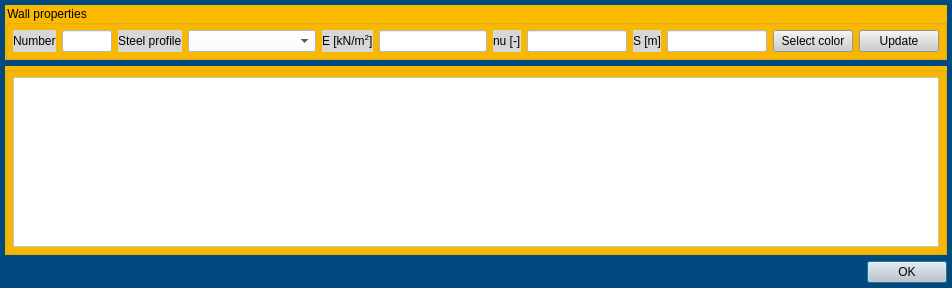
<?xml version="1.0" encoding="UTF-8"?>
<ui version="4.0">
 <class>Dialog</class>
 <widget class="QDialog" name="Dialog">
  <property name="geometry">
   <rect>
    <x>0</x>
    <y>0</y>
    <width>952</width>
    <height>288</height>
   </rect>
  </property>
  <property name="windowTitle">
   <string>Dialog</string>
  </property>
  <property name="styleSheet">
   <string notr="true">QWidget{background-color: rgb(0, 74, 127);}

QTableWidget{background-color: rgb(255, 255, 255);}

QCheckBox{background-color: rgb(255, 255, 255);}

QComboBox{background-color: rgb(255, 255, 255);}

QWidget#widget{background-color: rgb(255, 255, 255);}

QGroupBox{background-color: rgb(251, 185, 0);}

QPushButton{background-color: rgb(205, 205, 205);}

QLineEdit{background-color:rgb(255, 255, 255);}

QLabel{background-color:rgb(215, 215, 215);}</string>
  </property>
  <layout class="QVBoxLayout" name="verticalLayout">
   <property name="leftMargin">
    <number>5</number>
   </property>
   <property name="topMargin">
    <number>5</number>
   </property>
   <property name="rightMargin">
    <number>5</number>
   </property>
   <property name="bottomMargin">
    <number>5</number>
   </property>
   <item>
    <widget class="QGroupBox" name="groupBox">
     <property name="title">
      <string>Wall properties</string>
     </property>
     <layout class="QHBoxLayout" name="horizontalLayout_2">
      <property name="leftMargin">
       <number>5</number>
      </property>
      <property name="topMargin">
       <number>5</number>
      </property>
      <property name="rightMargin">
       <number>5</number>
      </property>
      <property name="bottomMargin">
       <number>5</number>
      </property>
      <item>
       <layout class="QHBoxLayout" name="horizontalLayout">
        <item>
         <widget class="QLabel" name="label_3">
          <property name="text">
           <string>Number</string>
          </property>
         </widget>
        </item>
        <item>
         <widget class="QLineEdit" name="lineEdit">
          <property name="sizePolicy">
           <sizepolicy hsizetype="Minimum" vsizetype="Fixed">
            <horstretch>0</horstretch>
            <verstretch>0</verstretch>
           </sizepolicy>
          </property>
          <property name="maximumSize">
           <size>
            <width>50</width>
            <height>16777215</height>
           </size>
          </property>
         </widget>
        </item>
        <item>
         <widget class="QLabel" name="label">
          <property name="text">
           <string>Steel profile</string>
          </property>
         </widget>
        </item>
        <item>
         <widget class="QComboBox" name="comboBox">
          <property name="sizePolicy">
           <sizepolicy hsizetype="Expanding" vsizetype="Fixed">
            <horstretch>0</horstretch>
            <verstretch>0</verstretch>
           </sizepolicy>
          </property>
          <property name="styleSheet">
           <string notr="true">background-color: rgb(255, 255, 255);</string>
          </property>
         </widget>
        </item>
        <item>
         <widget class="QLabel" name="label_2">
          <property name="text">
           <string>E [kN/m&lt;sup&gt;2&lt;/sup&gt;]</string>
          </property>
         </widget>
        </item>
        <item>
         <widget class="QLineEdit" name="lineEdit_2">
          <property name="sizePolicy">
           <sizepolicy hsizetype="Minimum" vsizetype="Fixed">
            <horstretch>0</horstretch>
            <verstretch>0</verstretch>
           </sizepolicy>
          </property>
         </widget>
        </item>
        <item>
         <widget class="QLabel" name="label_4">
          <property name="text">
           <string>nu [-]</string>
          </property>
         </widget>
        </item>
        <item>
         <widget class="QLineEdit" name="lineEdit_4">
          <property name="sizePolicy">
           <sizepolicy hsizetype="Minimum" vsizetype="Fixed">
            <horstretch>0</horstretch>
            <verstretch>0</verstretch>
           </sizepolicy>
          </property>
          <property name="maximumSize">
           <size>
            <width>100</width>
            <height>16777215</height>
           </size>
          </property>
         </widget>
        </item>
       </layout>
      </item>
      <item>
       <widget class="QLabel" name="label_5">
        <property name="text">
         <string>S [m]</string>
        </property>
       </widget>
      </item>
      <item>
       <widget class="QLineEdit" name="lineEdit_5">
        <property name="sizePolicy">
         <sizepolicy hsizetype="Minimum" vsizetype="Fixed">
          <horstretch>0</horstretch>
          <verstretch>0</verstretch>
         </sizepolicy>
        </property>
        <property name="maximumSize">
         <size>
          <width>100</width>
          <height>16777215</height>
         </size>
        </property>
       </widget>
      </item>
      <item>
       <widget class="QPushButton" name="pushButton_3">
        <property name="text">
         <string>Select color</string>
        </property>
       </widget>
      </item>
      <item>
       <widget class="QPushButton" name="pushButton">
        <property name="text">
         <string>Update</string>
        </property>
       </widget>
      </item>
     </layout>
    </widget>
   </item>
   <item>
    <widget class="QGroupBox" name="groupBox_2">
     <property name="sizePolicy">
      <sizepolicy hsizetype="Expanding" vsizetype="Expanding">
       <horstretch>0</horstretch>
       <verstretch>0</verstretch>
      </sizepolicy>
     </property>
     <property name="title">
      <string/>
     </property>
     <layout class="QHBoxLayout" name="horizontalLayout_3">
      <property name="leftMargin">
       <number>5</number>
      </property>
      <property name="topMargin">
       <number>5</number>
      </property>
      <property name="rightMargin">
       <number>5</number>
      </property>
      <property name="bottomMargin">
       <number>5</number>
      </property>
      <item>
       <widget class="QTableWidget" name="tableWidget"/>
      </item>
     </layout>
    </widget>
   </item>
   <item>
    <widget class="QDialogButtonBox" name="buttonBox">
     <property name="orientation">
      <enum>Qt::Horizontal</enum>
     </property>
     <property name="standardButtons">
      <set>QDialogButtonBox::Ok</set>
     </property>
    </widget>
   </item>
  </layout>
 </widget>
 <resources/>
 <connections/>
</ui>
